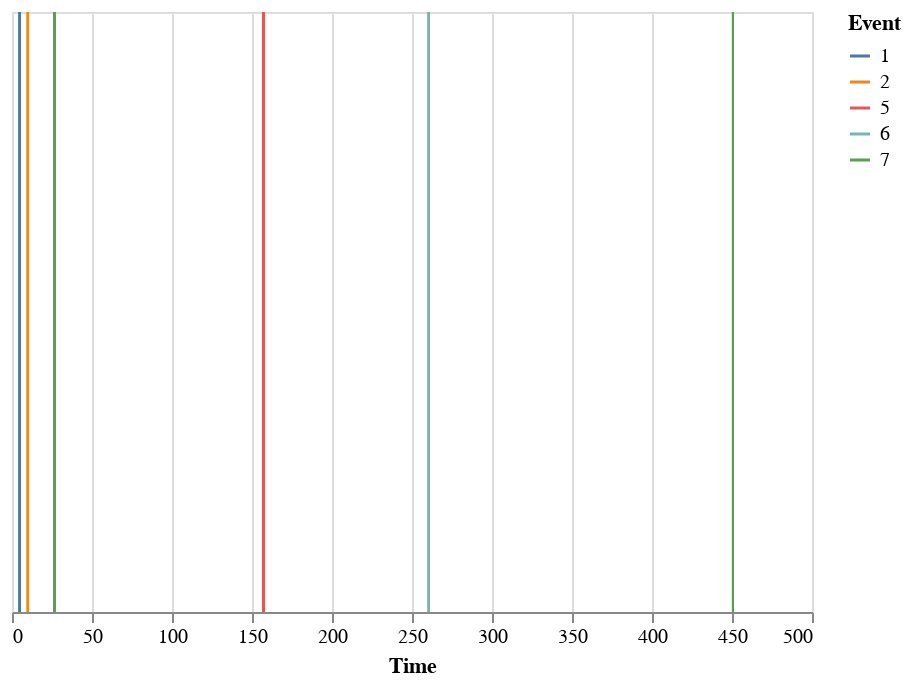

This figure's notebook cell:
### Code cell
events

### Figure 1 — Vega-Lite specification as saved in the notebook (floating-point values rounded to 4 significant figures)
{"$schema": "https://vega.github.io/schema/vega-lite/v2.6.0.json", "config": {"view": {"height": 300, "width": 400}}, "data": {"name": "data-a0695bd78a8175cabcfe0acf95f66fc8"}, "datasets": {"data-a0695bd78a8175cabcfe0acf95f66fc8": [{"Channel": "LE", "Event": 1, "Time": 4.823, "Voltage": 3800.0}, {"Channel": "LE", "Event": 2, "Time": 9.903, "Voltage": 3734.0}, {"Channel": "LE", "Event": 7, "Time": 26.51, "Voltage": 3648.0}, {"Channel": "LE", "Event": 5, "Time": 157.2, "Voltage": 1438.0}, {"Channel": "LE", "Event": 6, "Time": 260.5, "Voltage": -723}, {"Channel": "LE", "Event": 7, "Time": 450.6, "Voltage": -2104.0}, {"Channel": "F4", "Event": 1, "Time": 4.823, "Voltage": -1796.0}, {"Channel": "F4", "Event": 2, "Time": 9.903, "Voltage": -1413.0}, {"Channel": "F4", "Event": 7, "Time": 26.51, "Voltage": -311.7}, {"Channel": "F4", "Event": 5, "Time": 157.2, "Voltage": -351.3}, {"Channel": "F4", "Event": 6, "Time": 260.5, "Voltage": -3551.0}, {"Channel": "F4", "Event": 7, "Time": 450.6, "Voltage": -892.2}, {"Channel": "C4", "Event": 1, "Time": 4.823, "Voltage": 3722.0}, {"Channel": "C4", "Event": 2, "Time": 9.903, "Voltage": 3722.0}, {"Channel": "C4", "Event": 7, "Time": 26.51, "Voltage": 3691.0}, {"Channel": "C4", "Event": 5, "Time": 157.2, "Voltage": 1620.0}, {"Channel": "C4", "Event": 6, "Time": 260.5, "Voltage": -1185}, {"Channel": "C4", "Event": 7, "Time": 450.6, "Voltage": -3133.0}, {"Channel": "PO8", "Event": 1, "Time": 4.823, "Voltage": 2601.0}, {"Channel": "PO8", "Event": 2, "Time": 9.903, "Voltage": 2578.0}, {"Channel": "PO8", "Event": 7, "Time": 26.51, "Voltage": 2443.0}, {"Channel": "PO8", "Event": 5, "Time": 157.2, "Voltage": 1375.0}, {"Channel": "PO8", "Event": 6, "Time": 260.5, "Voltage": -2270.0}, {"Channel": "PO8", "Event": 7, "Time": 450.6, "Voltage": -2305.0}, {"Channel": "PO7", "Event": 1, "Time": 4.823, "Voltage": 338.1}, {"Channel": "PO7", "Event": 2, "Time": 9.903, "Voltage": 232.2}, {"Channel": "PO7", "Event": 7, "Time": 26.51, "Voltage": -61.5}, {"Channel": "PO7", "Event": 5, "Time": 157.2, "Voltage": -1110.0}, {"Channel": "PO7", "Event": 6, "Time": 260.5, "Voltage": -1256.0}, {"Channel": "PO7", "Event": 7, "Time": 450.6, "Voltage": 271.5}, {"Channel": "C3", "Event": 1, "Time": 4.823, "Voltage": 3725.0}, {"Channel": "C3", "Event": 2, "Time": 9.903, "Voltage": 3748.0}, {"Channel": "C3", "Event": 7, "Time": 26.51, "Voltage": 3589.0}, {"Channel": "C3", "Event": 5, "Time": 157.2, "Voltage": 1240.0}, {"Channel": "C3", "Event": 6, "Time": 260.5, "Voltage": -1263.0}, {"Channel": "C3", "Event": 7, "Time": 450.6, "Voltage": -3103.0}, {"Channel": "F3", "Event": 1, "Time": 4.823, "Voltage": -1053}, {"Channel": "F3", "Event": 2, "Time": 9.903, "Voltage": -1226.0}, {"Channel": "F3", "Event": 7, "Time": 26.51, "Voltage": -1742.0}, {"Channel": "F3", "Event": 5, "Time": 157.2, "Voltage": -3267.0}, {"Channel": "F3", "Event": 6, "Time": 260.5, "Voltage": 3514.0}, {"Channel": "F3", "Event": 7, "Time": 450.6, "Voltage": 353.7}]}, "encoding": {"color": {"field": "Event", "type": "nominal"}, "x": {"field": "Time", "type": "quantitative"}}, "mark": "rule"}
